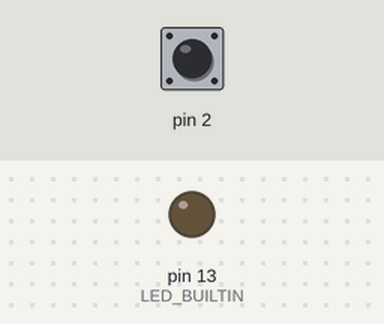
Bench run of a sketch on a simulated Arduino Mega 2560, built with avr-gcc and run on an emulated ATmega2560. On the bench: output pins drawn as LEDs (lit = HIGH). The inputs (shaded band) are chosen by the test bench; at power-on: pin 2 HIGH.

Above: at 1.2 s.
1.3 s: pin 2 pulled LOW for 0.15 s
At 1.6 s:
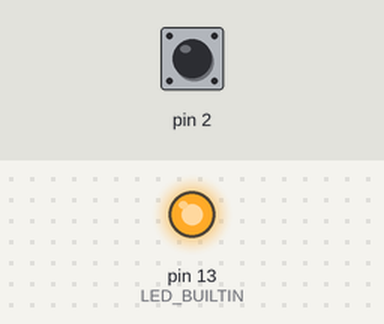
2.9 s: pin 2 pulled LOW for 1 s
At 4.1 s:
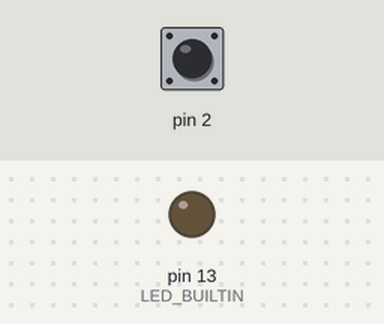
5.4 s: pin 2 pulled LOW for 3.2 s
At 6.0 s:
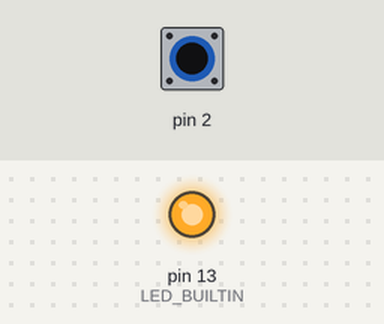
Timing chart, 0 to 8.4 s (numbered marks = the images above; inputs shaded):
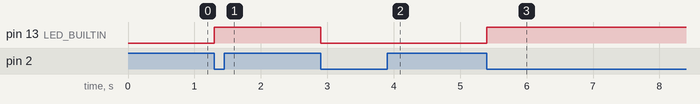

The sketch:

no_debounce.ino
```cpp
// Toggle the LED with an interrupt on the button pin

volatile bool ledState = false;
volatile bool changed = false;

void buttonPressed() {
  ledState = !ledState;
  digitalWrite(LED_BUILTIN, ledState);
  changed = true;
}

void setup() {
  pinMode(2, INPUT_PULLUP);
  pinMode(LED_BUILTIN, OUTPUT);
  digitalWrite(LED_BUILTIN, LOW);
  Serial1.begin(9600);
  attachInterrupt(digitalPinToInterrupt(2), buttonPressed, FALLING);  // button pulls D2 low
}

void loop() {
  if (changed) {
    changed = false;
    Serial1.println(ledState ? "ON" : "OFF");
  }
}
```

Measured:
- after the input at 1.3 s, pin 13 (LED_BUILTIN): LOW → HIGH at once
- after the input at 2.9 s, pin 13 (LED_BUILTIN): HIGH → LOW at once
- after the input at 5.4 s, pin 13 (LED_BUILTIN): LOW → HIGH at once
